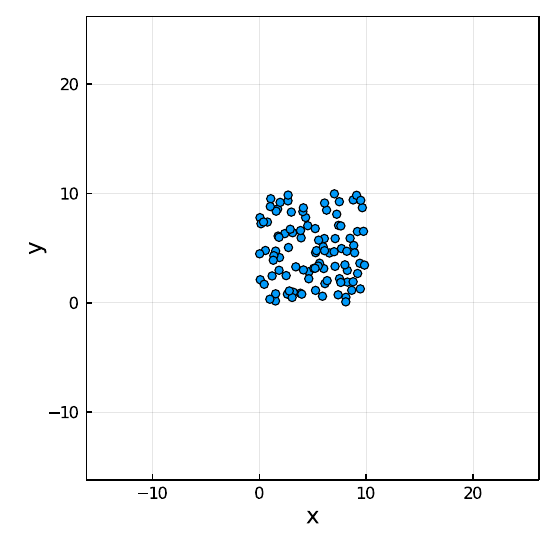

The script that saved this image:
using Plots
p = [ 10*rand(2) for i in 1:100 ]
x = [ p[i][1] for i in 1:100 ]
y = [ p[i][2] for i in 1:100 ]
scatter(x,y,
        xlabel="x",ylabel="y",label="",
        xlim=[-15,25],ylim=[-15,25],
        size=(400,400),framestyle=:box)
savefig("pbc1.pdf")



